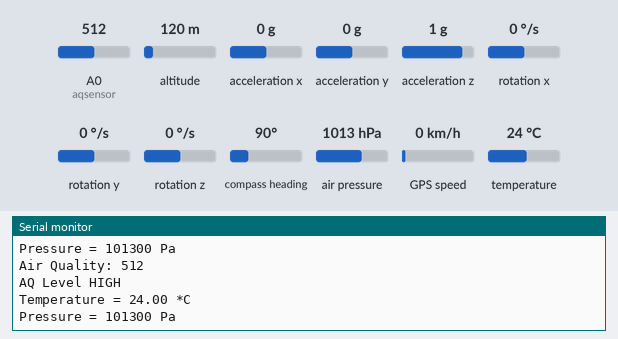
Simulated run of this sketch. Board: Arduino Nano, built with avr-gcc and run on an emulated ATmega328P. On the bench: the last lines printed to the serial monitor. The test bench sets the inputs (shaded band); at power-on: A0 (aqsensor) = 512, air pressure 1013 hPa, temperature 24 °C, altitude 120 m, acceleration x 0 g, acceleration y 0 g, acceleration z 1 g, rotation x 0 °/s, rotation y 0 °/s, rotation z 0 °/s, compass heading 90°, GPS speed 0 km/h. The GPS gets a fix after 3 s at 37.7749, -122.4194 with 8 satellites; no radio packets arrive unless stated.

Above: at 2.3 s.
2.4 s: A0 (aqsensor) set to 240
At 3.3 s:
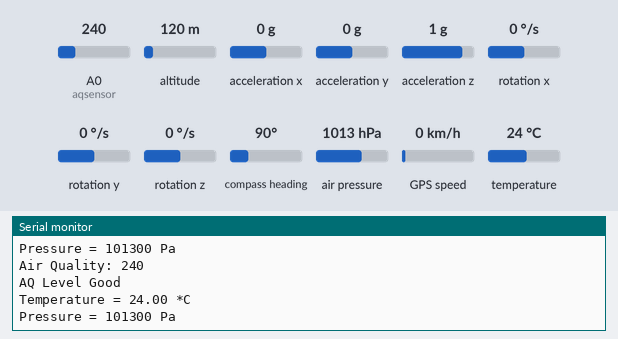
3.9 s: air pressure set to 952 hPa
At 4.9 s:
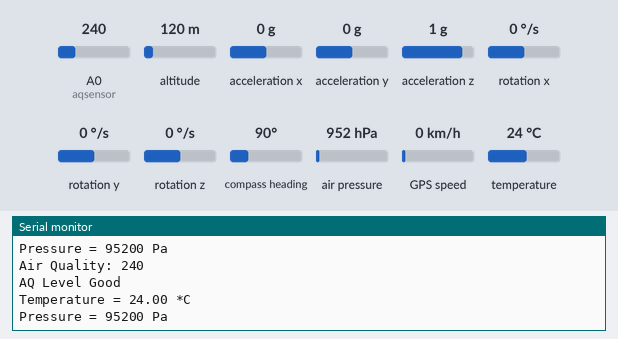
5.4 s: temperature set to 12 °C
At 6.1 s:
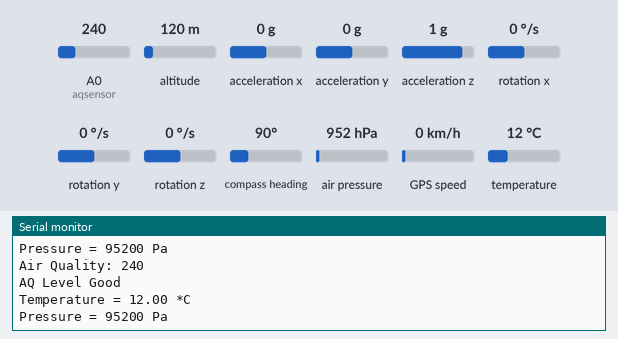
6.9 s: A0 (aqsensor) set to 260
At 7.9 s:
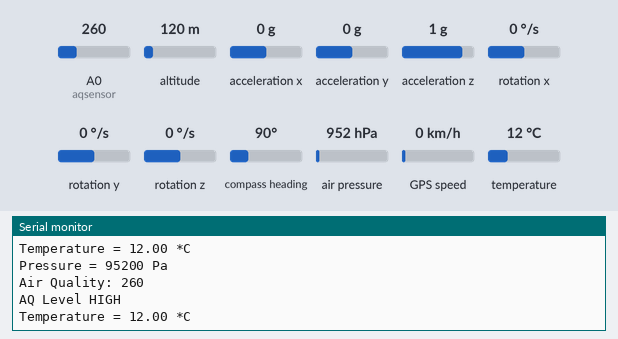
8.4 s: air pressure set to 975 hPa
At 9.1 s:
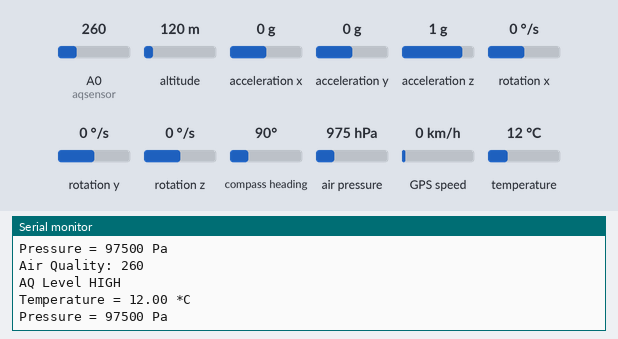
Timing chart, 0 to 10.9 s (numbered marks = the images above; inputs shaded):
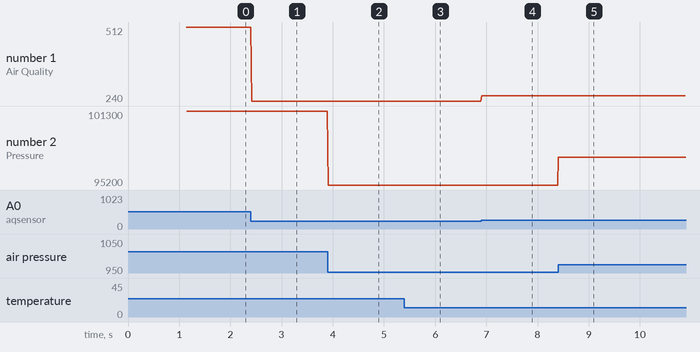

The sketch:

Helmet.ino
```cpp
//Include needed Libraries at beginning
#include <nRF24L01.h> //NRF24L01 library created by TMRh20 https://github.com/TMRh20/RF24
#include <RF24.h>
#include <SPI.h>

#include <Adafruit_MPU6050.h>
#include <Adafruit_Sensor.h>
#include <Wire.h>

//#include <LowPower.h>
#include <LiquidCrystal_I2C.h>

//for GPS module libray files
#include <SoftwareSerial.h>
#include <TinyGPS++.h>


//For BMP180 library
#include <Adafruit_BMP085.h>
#define seaLevelPressure_hPa 1013.25

LiquidCrystal_I2C lcd(0x27, 16, 2); // set the LCD address to 0x3F for a 16 chars and 2 line display

RF24 radio(9, 10); // NRF24L01 used SPI pins + Pin 9 and 10 on the NANO
const uint64_t pipe = 0xE6E6E6E6E6E6; // Needs to be the same for communicating between 2 NRF24L01

Adafruit_MPU6050 mpu;
float accl[7];


/*//////////////////////////////////variable declaration of GPS module starting/////////////////////////////*/
static const int RXPin = 4, TXPin = 3; // Here we make pin 4 as RX of arduino & pin 3 as TX of arduino
static const uint32_t GPSBaud = 9600;

// The TinyGPS++ object
TinyGPSPlus gps;

// The serial connection to the GPS device
SoftwareSerial ss(RXPin, TXPin);
/*//////////////////////////////////variable declaration of GPS module starting/////////////////////////////*/


/*//////////////////////////////////variable declaration of MQ135 module starting/////////////////////////////*/

const int aqsensor = A0;  //output of mq135 connected to A0 pin of Arduino
int threshold = 250;      //Threshold level for Air Quality

/*//////////////////////////////////variable declaration of MQ135 module starting/////////////////////////////*/


/*//////////////////////////////////variable declaration of BMP180 module starting/////////////////////////////*/

Adafruit_BMP085 bmp;

/*//////////////////////////////////variable declaration of BMP180 module starting/////////////////////////////*/

////////////////////////////////////////////////
static int last_time = millis();
int current_time = millis();
////////////////////////////////////////////

void setup(void) {

  Serial.begin(115200);

//  lcd.begin();
  lcd.backlight();
  lcd.setCursor(0, 0);
  lcd.print("Initializing...");
  // lcd.print("Initializinglcd.setCursor(0, 1)");
  // lcd.print("Transmitterdelay(2000)");
  // delay(2000);


  /* ////////////////////////////GPS module void setup part starting //////////////////////////////////////////////*/
  //Serial.begin(115200);
  ss.begin(GPSBaud);

  /* ////////////////////////////GPS module void setup part ending //////////////////////////////////////////////*/


  /* ////////////////////////////MQ135 module void setup part starting //////////////////////////////////////////////*/

  pinMode (aqsensor, INPUT); // MQ135 is connected as INPUT to arduino

  /* ////////////////////////////MQ135 module void setup part ending //////////////////////////////////////////////*/


  /* ////////////////////////////BMP180 module void setup part starting //////////////////////////////////////////////*/
  if (!bmp.begin()) {
    Serial.println("Could not find a valid BMP085 sensor, check wiring!");
    while (1) {}
  }
  /* ////////////////////////////BMP180 module void setup part ending //////////////////////////////////////////////*/

  Wire.begin();
  //mpu.begin();

  // Try to initialize!
  if (!mpu.begin())
  {
    lcd.println("Failed find MPU");
    while (1)
    {
      delay(10);
    }
  }
  lcd.clear();
  lcd.setCursor(0, 0);
  lcd.println("MPU6050 Found!");
  delay(1000);

  // set accelerometer range to +-8G
  mpu.setAccelerometerRange(MPU6050_RANGE_8_G);

  // set gyro range to +- 500 deg/s
  mpu.setGyroRange(MPU6050_RANGE_500_DEG);

  // set filter bandwidth to 21 Hz
  mpu.setFilterBandwidth(MPU6050_BAND_21_HZ);

  delay(100);


  radio.begin(); // Start the NRF24L01

  // Max power
  radio.setPALevel( RF24_PA_MAX ) ;

  // Min speed (for better range I presume)
  radio.setDataRate( RF24_250KBPS ) ;

  // 8 bits CRC
  // radio.setCRCLength( RF24_CRC_8 ) ;

  // increase the delay between retries & # of retries
  //radio.setRetries(15, 15);
  radio.setAutoAck(false);
  radio.openWritingPipe(pipe); // Get NRF24L01 ready to transmit

}


void loop(void) {

  /*//////////////////////////////// GPS module running code begining ///////////////////////////////////////*/
  while (ss.available() > 0) {
    if (gps.encode(ss.read())) {
      if (current_time - last_time >= 5000 && gps.charsProcessed() < 10)
      {
        Serial.println(F("No GPS detected: check wiring."));
        while (true);
      }

      displayInfo();
    }
  }
  /*///////////////////////////////// GPS module running code ///////////////////////////////////////////// */


  /*//////////////////////////////// MQ135 module running code begining ///////////////////////////////////////*/
    int ppm = analogRead(aqsensor); //read MQ135 analog outputs at A0 and store it in ppm

    Serial.print("Air Quality: ");  //print message in serail monitor
    Serial.println(ppm);            //print value of ppm in serial monitor

    if (ppm > threshold)            // check is ppm is greater than threshold or not
    {
      Serial.println("AQ Level HIGH");
    }
    else
    {
      Serial.println("AQ Level Good");
    }
    // delay (500);
    /*///////////////////////////////// MQ135 module running code ///////////////////////////////////////////// */


    /*///////////////////////////////// BMP180 module running begining code ///////////////////////////////////////////// */
    Serial.print("Temperature = ");
    Serial.print(bmp.readTemperature());
    Serial.println(" *C");

    Serial.print("Pressure = ");
    Serial.print(bmp.readPressure());
    Serial.println(" Pa");

     Serial.println();

    //delay(500);
    /*///////////////////////////////// BMP180 module running begining code ///////////////////////////////////////////// */


    /* Get new sensor events with the readings */
    sensors_event_t a, g, temp;
    mpu.getEvent(&a, &g, &temp);


    accl[0] = a.acceleration.x;
    accl[1] = a.acceleration.y;
    accl[2] = gps.location.lat();
    accl[3] = gps.location.lng();
    //accl[4] = temp.temperature;
    accl[4] = ppm;
    accl[5] = bmp.readTemperature();
    accl[6] = bmp.readPressure();


    radio.write(accl, sizeof(accl));
    //delay (1000);

  }

/*//////////////////////////////// GPS module function begining ///////////////////////////////////////*/
void displayInfo() {
  Serial.print(F("Location: "));
  if (gps.location.isValid())
  {
    Serial.print(gps.location.lat(), 6);
    Serial.print(F(","));
    Serial.print(gps.location.lng(), 6);
  }
  else
  {
    Serial.print(F("INVALID"));
  }

  Serial.print(F("  Date "));
  if (gps.date.isValid())
  {
    Serial.print(gps.date.month());
    Serial.print(F("/"));
    Serial.print(gps.date.day());
    Serial.print(F("/"));
    Serial.print(gps.date.year());
  }
  else
  {
    Serial.print(F("INVALID"));
  }


  Serial.println();
  //delay (1000);

}

/*//////////////////////////////// GPS module function begining ///////////////////////////////////////*/
```

Measured:
- after the input at 2.4 s, the serial monitor: prints a new line at once (image 1)
- after the input at 3.9 s, the serial monitor: prints a new line at once (image 2)
- after the input at 5.4 s, the serial monitor: prints a new line at once (image 3)
- after the input at 6.9 s, the serial monitor: prints a new line at once (image 4)
- after the input at 8.4 s, the serial monitor: prints a new line at once (image 5)
- plotted number 1: 512 → 240 after the input at 2.4 s, 240 → 260 after the input at 6.9 s
- plotted number 2: 101300 → 95200 after the input at 3.9 s, 95200 → 97500 after the input at 8.4 s
